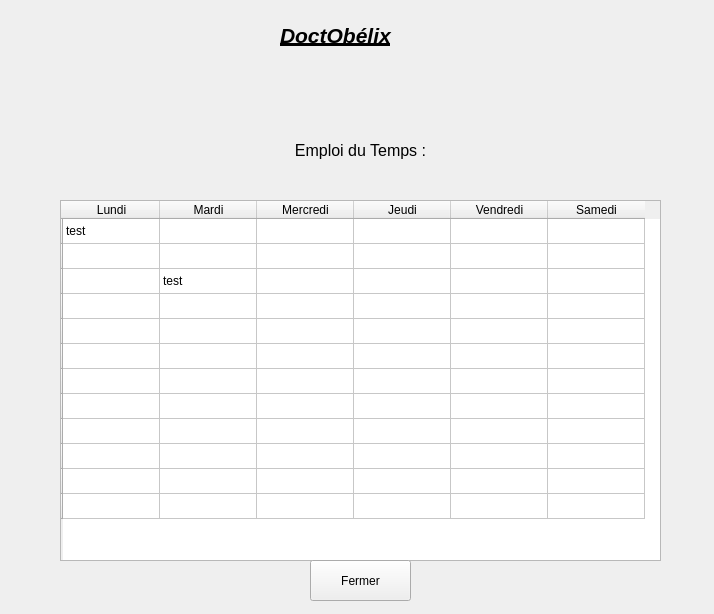
<?xml version="1.0" encoding="UTF-8"?>
<ui version="4.0">
 <class>Form</class>
 <widget class="QWidget" name="Form">
  <property name="geometry">
   <rect>
    <x>0</x>
    <y>0</y>
    <width>714</width>
    <height>614</height>
   </rect>
  </property>
  <property name="windowTitle">
   <string>Form</string>
  </property>
  <widget class="QTableWidget" name="EdTtableWidget">
   <property name="geometry">
    <rect>
     <x>60</x>
     <y>200</y>
     <width>601</width>
     <height>361</height>
    </rect>
   </property>
   <attribute name="horizontalHeaderDefaultSectionSize">
    <number>97</number>
   </attribute>
   <attribute name="horizontalHeaderMinimumSectionSize">
    <number>80</number>
   </attribute>
   <attribute name="verticalHeaderDefaultSectionSize">
    <number>25</number>
   </attribute>
   <attribute name="verticalHeaderMinimumSectionSize">
    <number>25</number>
   </attribute>
   <row>
    <property name="text">
     <string/>
    </property>
   </row>
   <row>
    <property name="text">
     <string/>
    </property>
   </row>
   <row>
    <property name="text">
     <string/>
    </property>
   </row>
   <row>
    <property name="text">
     <string/>
    </property>
   </row>
   <row>
    <property name="text">
     <string/>
    </property>
   </row>
   <row>
    <property name="text">
     <string/>
    </property>
   </row>
   <row>
    <property name="text">
     <string/>
    </property>
   </row>
   <row>
    <property name="text">
     <string/>
    </property>
   </row>
   <row>
    <property name="text">
     <string/>
    </property>
   </row>
   <row>
    <property name="text">
     <string/>
    </property>
   </row>
   <row>
    <property name="text">
     <string/>
    </property>
   </row>
   <row>
    <property name="text">
     <string/>
    </property>
   </row>
   <column>
    <property name="text">
     <string>Lundi</string>
    </property>
   </column>
   <column>
    <property name="text">
     <string>Mardi</string>
    </property>
   </column>
   <column>
    <property name="text">
     <string>Mercredi</string>
    </property>
   </column>
   <column>
    <property name="text">
     <string>Jeudi</string>
    </property>
   </column>
   <column>
    <property name="text">
     <string>Vendredi</string>
    </property>
   </column>
   <column>
    <property name="text">
     <string>Samedi</string>
    </property>
   </column>
   <item row="0" column="0">
    <property name="text">
     <string>test</string>
    </property>
   </item>
   <item row="2" column="1">
    <property name="text">
     <string>test</string>
    </property>
   </item>
  </widget>
  <widget class="QLabel" name="EdT_Label">
   <property name="geometry">
    <rect>
     <x>220</x>
     <y>130</y>
     <width>281</width>
     <height>41</height>
    </rect>
   </property>
   <property name="text">
    <string>&lt;html&gt;&lt;head/&gt;&lt;body&gt;&lt;p align=&quot;center&quot;&gt;&lt;span style=&quot; font-size:12pt;&quot;&gt;Emploi du Temps :&lt;/span&gt;&lt;/p&gt;&lt;/body&gt;&lt;/html&gt;</string>
   </property>
  </widget>
  <widget class="QLabel" name="Brand_Label">
   <property name="geometry">
    <rect>
     <x>280</x>
     <y>0</y>
     <width>151</width>
     <height>71</height>
    </rect>
   </property>
   <property name="text">
    <string>&lt;html&gt;&lt;head/&gt;&lt;body&gt;&lt;p&gt;&lt;span style=&quot; font-size:16pt; font-weight:600; font-style:italic; text-decoration: underline;&quot;&gt;DoctObélix&lt;/span&gt;&lt;/p&gt;&lt;/body&gt;&lt;/html&gt;</string>
   </property>
  </widget>
  <widget class="QPushButton" name="FermepushButton">
   <property name="geometry">
    <rect>
     <x>310</x>
     <y>560</y>
     <width>101</width>
     <height>41</height>
    </rect>
   </property>
   <property name="text">
    <string>Fermer</string>
   </property>
  </widget>
 </widget>
 <resources/>
 <connections/>
</ui>
